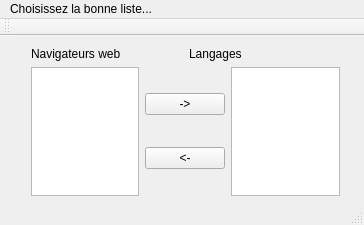
<?xml version="1.0" encoding="UTF-8"?>
<ui version="4.0">
 <class>DragDrop</class>
 <widget class="QMainWindow" name="DragDrop">
  <property name="geometry">
   <rect>
    <x>0</x>
    <y>0</y>
    <width>364</width>
    <height>225</height>
   </rect>
  </property>
  <property name="windowTitle">
   <string>DragDrop</string>
  </property>
  <widget class="QWidget" name="centralWidget">
   <widget class="QWidget" name="">
    <property name="geometry">
     <rect>
      <x>20</x>
      <y>0</y>
      <width>331</width>
      <height>171</height>
     </rect>
    </property>
    <layout class="QVBoxLayout" name="verticalLayout_2">
     <item>
      <layout class="QHBoxLayout" name="horizontalLayout">
       <item>
        <widget class="QLabel" name="label">
         <property name="text">
          <string>Navigateurs web</string>
         </property>
        </widget>
       </item>
       <item>
        <widget class="QLabel" name="label_2">
         <property name="text">
          <string>Langages</string>
         </property>
        </widget>
       </item>
      </layout>
     </item>
     <item>
      <layout class="QHBoxLayout" name="horizontalLayout_2">
       <item>
        <widget class="ListWidget" name="listWidget"/>
       </item>
       <item>
        <layout class="QVBoxLayout" name="verticalLayout">
         <item>
          <widget class="QPushButton" name="pushButton">
           <property name="text">
            <string>-&gt;</string>
           </property>
          </widget>
         </item>
         <item>
          <widget class="QPushButton" name="pushButton_2">
           <property name="text">
            <string>&lt;-</string>
           </property>
          </widget>
         </item>
        </layout>
       </item>
       <item>
        <widget class="ListWidget" name="listWidget_2"/>
       </item>
      </layout>
     </item>
    </layout>
   </widget>
   <zorder>label</zorder>
   <zorder>label_2</zorder>
   <zorder>listWidget</zorder>
   <zorder>listWidget_2</zorder>
   <zorder>pushButton</zorder>
   <zorder>pushButton_2</zorder>
   <zorder>label</zorder>
  </widget>
  <widget class="QToolBar" name="mainToolBar">
   <attribute name="toolBarArea">
    <enum>TopToolBarArea</enum>
   </attribute>
   <attribute name="toolBarBreak">
    <bool>false</bool>
   </attribute>
  </widget>
  <widget class="QStatusBar" name="statusBar"/>
  <widget class="QMenuBar" name="menuBar">
   <property name="geometry">
    <rect>
     <x>0</x>
     <y>0</y>
     <width>364</width>
     <height>17</height>
    </rect>
   </property>
   <widget class="QMenu" name="menuChoisissez_la_bonne_liste">
    <property name="title">
     <string>Choisissez la bonne liste...</string>
    </property>
   </widget>
   <addaction name="menuChoisissez_la_bonne_liste"/>
  </widget>
 </widget>
 <layoutdefault spacing="6" margin="11"/>
 <customwidgets>
  <customwidget>
   <class>ListWidget</class>
   <extends>QListWidget</extends>
   <header location="global">listwidget.h</header>
  </customwidget>
 </customwidgets>
 <resources/>
 <connections/>
</ui>
